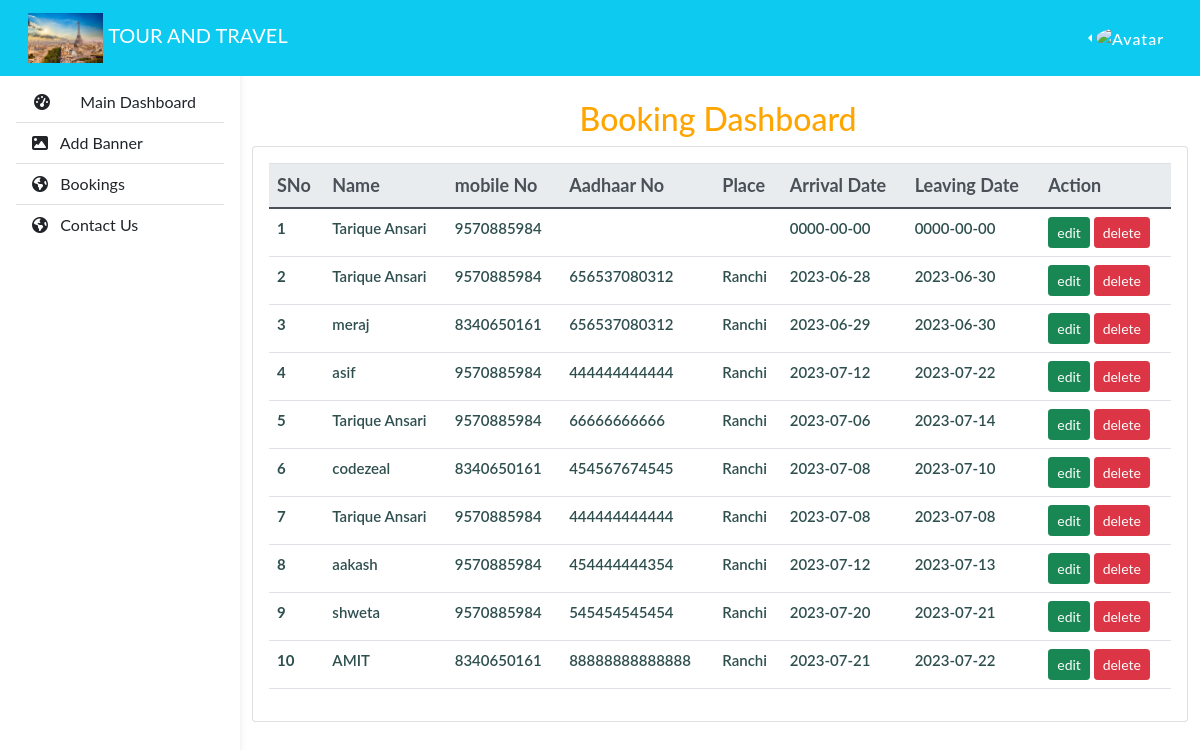
Page /admin/bookings.php on the committed database.
### tables this page shows
CREATE TABLE `booktable` (
  `id` int(11) NOT NULL,
  `name` varchar(255) NOT NULL,
  `mobile` varchar(55) NOT NULL,
  `aadhaar` varchar(100) NOT NULL,
  `place` varchar(20) NOT NULL,
  `quantity` int(255) NOT NULL,
  `arrival` date NOT NULL,
  `leaving` date NOT NULL,
  `details` varchar(255) NOT NULL,
  `status` int(11) NOT NULL DEFAULT 1
);

### admin/bookings.php (the view, shortened to what this page needs)
<?php
include 'connection.php';
$sql = "SELECT* FROM booktable where status=1";
$query = mysqli_query($conn, $sql);
while ($data = mysqli_fetch_assoc($query)) {
    $result[] = $data;
}
?>
<!DOCTYPE html>
<html lang="en">
<head>
    <link rel="stylesheet" href="https://cdn.jsdelivr.net/npm/bootstrap@4.6.2/dist/css/bootstrap.min.css"
>
</head>
<body>
    <?php
    include("navbar.php");
    ?>
    <?php
    include("sidebar.php");
    ?>
    <main style="margin-top:100px;">
        <div class="container-fluid" style="margin-top:100px; margin-bottom:5%;">
            <div class="row">
                <div class="col-md-12">
                    <h2 style="margin-left: 35%; color:#ffa500;">Booking Dashboard</h2>
                    <div class="card">
                        <div class="card-body">
                            <table class="table table-hover">
                                <thead class="thead-light">
                                    <tr>
                                        <th scope="col">SNo</th>
                                        <th scope="col">Name</th>
                                        <th scope="col">mobile No</th>
                                        <th scope="col">Aadhaar No</th>
                                        <th scope="col">Place</th>
                                        <th scope="col">Arrival Date</th>
                                        <th scope="col">Leaving Date</th>
                                        <th scope="col">Action</th>
                                    </tr>
                                </thead>
                                <tbody>
                                    <?php foreach ($result as $vl) {
                                    ?>
                                    <tr>
                                        <th scope="row">
                                            <?php echo $vl['id']
                                                ?>
                                        </th>
                                        <td>
                                            <?php echo $vl['name'] ?>
                                        </td>
                                        <td>
                                            <?php echo $vl['mobile'] ?>
                                        </td>
                                        <td>
                                            <?php echo $vl['aadhaar'] ?>
                                        </td>
                                        <td>
                                            <?php echo $vl['place'] ?>
                                        </td>
                                        <td>
                                            <?php echo $vl['arrival'] ?>
                                        </td>
                                        <td>
                                            <?php echo $vl['leaving'] ?>
                                        </td>
                                        <td>
                                            <button class="btn btn-sm btn-success editbutton" data-toggle="modal"
                                                data-target="#editpatientmodal" data-id="<?php echo $vl['id'] ?>"
                                                data-name="<?php echo $vl['name'] ?>"
                                                data-dob="<?php echo $vl['dob'] ?> "
                                                data-address="<?php echo $vl['address'] ?> "
                                                data-mobile="<?php echo $vl['mobile'] ?>"
                                                data-email="<?php echo $vl['email'] ?>"
                                                data-password="<?php echo $vl['password'] ?>"
                                                data-idproof="<?php echo $vl['idproof'] ?>">edit</button>
                                            <a href="action.php?delid=<?php echo $vl['id'] ?> &Delpat=Delpat">
                                                <button class="btn btn-sm btn-danger"
                                                    onclick='return confirm("Do you want to delete?")'>delete</button>
                                        </td>
                                    </tr>
                                    <?php } ?>
                                </tbody>
                            </table>
                        </div>
                    </div>
                </div>
            </div>
        </div>
    </main>

### admin/navbar.php (shortened to what this page needs)
<!DOCTYPE html>
<html lang="en">
<head>
    <link rel="stylesheet" href="https://cdn.jsdelivr.net/npm/bootstrap@4.6.2/dist/css/bootstrap.min.css">
</head>
<body>
        <nav id="main-navbar" class="navbar navbar-expand-lg navbar-info bg-info fixed-top">
            <div class="container-fluid">
                <a class="navbar-brand" href="#">
                    <img src="../img/g4.png" height="50" alt="MDB Logo" loading="lazy" />
                    <label for="" class="text-white">TOUR AND TRAVEL</label>
                </a>
                <ul class="navbar-nav ms-auto d-flex flex-row">
                    <li class="nav-item dropleft ">
                        <a class="nav-link dropdown-toggle hidden-arrow d-flex align-items-center text-white" href="#" id="navbarDropdownMenuLink" role="button" data-toggle="dropdown" aria-expanded="false">
                            <img src="../img/admin/profilepic2.png" class="rounded-circle" height="22" alt="Avatar" loading="lazy" />
                        </a>
                    </li>
                </ul>
            </div>
        </nav>
</body>
</html>

### admin/sidebar.php (shortened to what this page needs)
<!DOCTYPE html>
<html lang="en">
<head>
    <link href="https://cdn.jsdelivr.net/npm/bootstrap@5.0.2/dist/css/bootstrap.min.css" rel="stylesheet">
    <link rel="stylesheet" href="https://cdnjs.cloudflare.com/ajax/libs/font-awesome/6.2.1/css/all.min.css">
</head>
<body>
<nav id="sidebarMenu" class="collapse d-lg-block sidebar collapse bg-white">
            <div class="position-sticky">
                <div class="list-group list-group-flush mx-3 mt-4">
                    <a href="index.php" class="list-group-item list-group-item-action py-2 ripple" aria-current="true">
                        <i class="fas fa-tachometer-alt fa-fw me-3"></i> &nbsp; <span> Main Dashboard</span>
                    </a>
                    <a href="addbanner.php" class="list-group-item list-group-item-action py-2 ripple">
                        <i class="fa-solid fa-image"></i> &nbsp; <span> Add Banner</span>
                    </a>
                    <a href="bookings.php" class="list-group-item list-group-item-action py-2 ripple">
                        <i class="fa-solid fa-earth-americas"></i> &nbsp; <span>Bookings</span>
                    </a>
                    <a href="contact.php" class="list-group-item list-group-item-action py-2 ripple">
                        <i class="fa-solid fa-earth-americas"></i> &nbsp; <span>Contact Us</span>
                    </a>
                </div>
            </div>
        </nav>
</body>
</html>

### admin/bookings.php (style rules this page uses)
thead { font-size: 18px; font-family: sans-serif; color: #01ca8b; }
tbody { color: darkslategrey; font-size: 15px; font-weight: 600; font-family: 'Courier New', Courier, monospace; }

### admin/navbar.php (style rules this page uses)
body { background-color: #fbfbfb; }
@media (min-width: 991.98px) { main { padding-left: 240px; } }
.sidebar { position: fixed; top: 0; bottom: 0; left: 0; padding: 58px 0 0; box-shadow: 0 2px 5px 0 rgb(0 0 0 / 5%), 0 2px 10px 0 rgb(0 0 0 / 5%); width: 240px; z-index: 600; }

### admin/sidebar.php (style rules this page uses)
* { margin: 0; padding: 0; box-sizing: border-box; text-decoration: none; list-style: none; scroll-behavior: smooth; font-family: 'Lato', sans-serif; }
.navbar-nav { margin-left: 20px; }
.nav-item .nav-link { font-size: 16px; font-weight: 550; color: black; letter-spacing: 1px; border-radius: 3px; transition: 0.5s ease; }

### rows in the picture
booktable: id "1", name "Tarique Ansari", mobile "9570885984", arrival "0000-00-00", leaving "0000-00-00"
booktable: id "2", name "Tarique Ansari", mobile "9570885984", aadhaar "656537080312", place "Ranchi", arrival "2023-06-28", leaving "2023-06-30"
booktable: id "3", name "meraj", mobile "8340650161", aadhaar "656537080312", place "Ranchi", arrival "2023-06-29", leaving "2023-06-30"
booktable: id "4", name "asif", mobile "9570885984", aadhaar "444444444444", place "Ranchi", arrival "2023-07-12", leaving "2023-07-22"
booktable: id "5", name "Tarique Ansari", mobile "9570885984", aadhaar "66666666666", place "Ranchi", arrival "2023-07-06", leaving "2023-07-14"
booktable: id "6", name "codezeal", mobile "8340650161", aadhaar "454567674545", place "Ranchi", arrival "2023-07-08", leaving "2023-07-10"
booktable: id "7", name "Tarique Ansari", mobile "9570885984", aadhaar "444444444444", place "Ranchi", arrival "2023-07-08", leaving "2023-07-08"
booktable: id "8", name "aakash", mobile "9570885984", aadhaar "454444444354", place "Ranchi", arrival "2023-07-12", leaving "2023-07-13"
booktable: id "9", name "shweta", mobile "9570885984", aadhaar "545454545454", place "Ranchi", arrival "2023-07-20", leaving "2023-07-21"
booktable: id "10", name "AMIT", mobile "8340650161", aadhaar "88888888888888", place "Ranchi", arrival "2023-07-21", leaving "2023-07-22"
